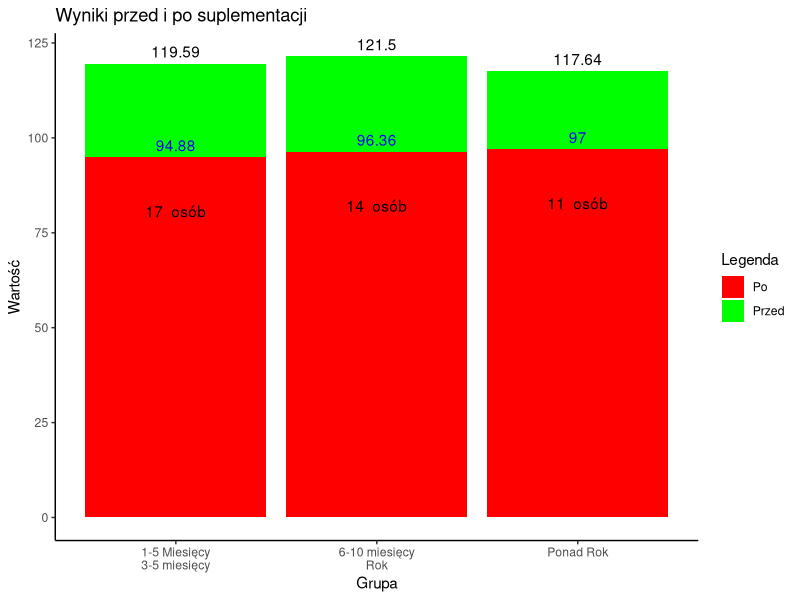

This chart was generated by the following R code:
library(readxl)  
library(dplyr)   
library(writexl)  
library(ggpubr)

#1)    Czas stosowania suplementu 
#zawierającego silimarynę ma wpływ 
#na stopień obniżenia glikemii u osób 
#chorujących na cukrzycę typu 2 i NAFLD.

dir.create("Hipoteza1/Kodowanie", showWarnings = FALSE)

an <- read_excel("Dane-i-hipotezy.xlsx")

kodowanieHipoteza1 <- an %>%
  mutate(
    `6. Czy choruje Pan_i na cukrzycę typu 2?_kodowane` = case_when(
      `6. Czy choruje Pan_i na cukrzycę typu 2?` == 'Tak' ~ 1,
      `6. Czy choruje Pan_i na cukrzycę typu 2?` == 'Nie (w tym momencie można zakończyć' ~ 0,
      `6. Czy choruje Pan_i na cukrzycę typu 2?` == 'Nie' ~ 0
    ),
    `10. Czy zdiagnozowano u Pana_i NAFLD (niealkoholową stłuszczeniową chorobę wątroby)?_kodowane` = case_when(
      `10. Czy zdiagnozowano u Pana_i NAFLD (niealkoholową stłuszczeniową chorobę wątroby)?` == 'Tak' ~ 1,
      `10. Czy zdiagnozowano u Pana_i NAFLD (niealkoholową stłuszczeniową chorobę wątroby)?` == 'Nie' ~ 0
    ),
    `13. Czy przyjmuje Pan_i suplement, który w swoim składzie zawiera sylimarynę (ostropest plamisty)?_kodowane` = case_when(
      `13. Czy przyjmuje Pan_i suplement, który w swoim składzie zawiera sylimarynę (ostropest plamisty)?` == 'Tak' ~ 1,
      `13. Czy przyjmuje Pan_i suplement, który w swoim składzie zawiera sylimarynę (ostropest plamisty)?` == 'Nie' ~ 0
    ),
    `14. Jak długo przyjmuje Pan_i suplement z sylimaryną (ostropestem plamistym)?_kodowane` = case_when(
      `14. Jak długo przyjmuje Pan_i suplement z sylimaryną (ostropestem plamistym)?` == '1-2 miesiące' ~ 1,
      `14. Jak długo przyjmuje Pan_i suplement z sylimaryną (ostropestem plamistym)?` == '3-5 miesięcy' ~ 2,
      `14. Jak długo przyjmuje Pan_i suplement z sylimaryną (ostropestem plamistym)?` == '6-10 miesięcy' ~ 3,
      `14. Jak długo przyjmuje Pan_i suplement z sylimaryną (ostropestem plamistym)?` == 'Rok' ~ 4,
      `14. Jak długo przyjmuje Pan_i suplement z sylimaryną (ostropestem plamistym)?` == 'Więcej niż rok' ~ 5
    )
  )

po_kodowaniuHipoteza1 <- kodowanieHipoteza1 %>%
  select(ends_with("_kodowane"))

po_kodowaniuHipoteza1 <- mutate(po_kodowaniuHipoteza1,
                                `16. Jaki średni wynik glukozy na czczo odnotowuje Pan_i po suplementacji sylimaryną (ostropestem plamistym)?` 
                                = an$`16. Jaki średni wynik glukozy na czczo odnotowuje Pan_i po suplementacji sylimaryną (ostropestem plamistym)?`,
                                `17. Jaki średni wynik glukozy na czczo odnotowywał_a Pan_i przed zastosowaniem suplementacji sylimaryną (ostropestem plamistym)?` 
                                = an$`17. Jaki średni wynik glukozy na czczo odnotowywał_a Pan_i przed zastosowaniem suplementacji sylimaryną (ostropestem plamistym)?`
)

#grupa osob posiadajacych NAFLD oraz cykrzyce typu 2
grupa_badawcza <- filter(
  po_kodowaniuHipoteza1,
  `6. Czy choruje Pan_i na cukrzycę typu 2?_kodowane` == 1 
  & `10. Czy zdiagnozowano u Pana_i NAFLD (niealkoholową stłuszczeniową chorobę wątroby)?_kodowane` == 1
  & `13. Czy przyjmuje Pan_i suplement, który w swoim składzie zawiera sylimarynę (ostropest plamisty)?_kodowane`==1
  )



# Stworzenie grup na podstawie zadanych kryteriów
grupa1 <- filter(grupa_badawcza, `14. Jak długo przyjmuje Pan_i suplement z sylimaryną (ostropestem plamistym)?_kodowane` %in% c(1, 2))
grupa2 <- filter(grupa_badawcza, `14. Jak długo przyjmuje Pan_i suplement z sylimaryną (ostropestem plamistym)?_kodowane` %in% c(3, 4))
grupa3 <- filter(grupa_badawcza, `14. Jak długo przyjmuje Pan_i suplement z sylimaryną (ostropestem plamistym)?_kodowane` %in% c(5))

# Obliczenie średnich dla każdej grupy przed i po
srednia1przed <- mean(grupa1$`17. Jaki średni wynik glukozy na czczo odnotowywał_a Pan_i przed zastosowaniem suplementacji sylimaryną (ostropestem plamistym)?`)
srednia1po <- mean(grupa1$`16. Jaki średni wynik glukozy na czczo odnotowuje Pan_i po suplementacji sylimaryną (ostropestem plamistym)?`)

srednia2przed <- mean(grupa2$`17. Jaki średni wynik glukozy na czczo odnotowywał_a Pan_i przed zastosowaniem suplementacji sylimaryną (ostropestem plamistym)?`)
srednia2po <- mean(grupa2$`16. Jaki średni wynik glukozy na czczo odnotowuje Pan_i po suplementacji sylimaryną (ostropestem plamistym)?`)

srednia3przed <- mean(grupa3$`17. Jaki średni wynik glukozy na czczo odnotowywał_a Pan_i przed zastosowaniem suplementacji sylimaryną (ostropestem plamistym)?`)
srednia3po <- mean(grupa3$`16. Jaki średni wynik glukozy na czczo odnotowuje Pan_i po suplementacji sylimaryną (ostropestem plamistym)?`)

# Przygotowanie danych do analizy
przed <- c(srednia1przed, srednia2przed, srednia3przed)
po <- c(srednia1po, srednia2po, srednia3po)
grupy <- rep(1:3, each = 1)

# Stworzenie ramki danych
dane <- data.frame(Przed = przed, Po = po, Grupy = factor(grupy))

# Wykonanie testu Kruskala-Wallisa
wynik_kw <- kruskal.test(Po ~ Grupy, data = dane)

# Sprawdzenie wyników testu Kruskala-Wallisa
print(wynik_kw)
library(ggplot2)
library(ggplot2)

# Dane dla wykresu
dane <- data.frame(
  Grupa = c("1-5 Miesięcy\n3-5 miesięcy", "6-10 miesięcy\nRok", "Ponad Rok"),
  Przed = c(srednia1przed, srednia2przed, srednia3przed),
  Po = c(srednia1po, srednia2po, srednia3po),
  Liczba_Osob = c(nrow(grupa1), nrow(grupa2), nrow(grupa3))
)
dane$Przed <- round(dane$Przed, 2)
dane$Po <- round(dane$Po, 2)

# Różnica między przed a po
dane$Roznica <- dane$Po - dane$Przed

# Wykres słupkowy
wykres <- ggplot(dane, aes(x = Grupa)) +
  geom_bar(aes(y = Przed, fill = "Przed"), stat = "identity", position = position_dodge(width = 0.9)) +
  geom_bar(aes(y = Po, fill = "Po"), stat = "identity", position = position_dodge(width = 0.9)) +
  geom_text(aes(y = Przed, label = paste(Przed)), position = position_dodge(width = 0.9), vjust = -0.5, color = "black") +
  geom_text(aes(y = Po, label = paste(Po)), position = position_dodge(width = 0.9), vjust = -0.5, color = "blue") +
  geom_text(aes(y = Po, label = paste(as.character(Liczba_Osob), " osób")), 
            position = position_dodge(width = 0.9), vjust = +5.)+
  labs(title = "Wyniki przed i po suplementacji",
       x = "Grupa",
       y = "Wartość",
       fill = "Legenda") +
  theme_classic() +
  theme(legend.position = "right") +
  scale_fill_manual(values = c("Przed" = "green", "Po" = "red"))
  

# Wyświetlenie wykresu
print(wykres)

